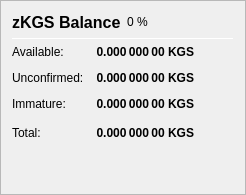
                   <widget class="QFrame" name="frame_ZerocoinBalances">
                    <property name="frameShape">
                     <enum>QFrame::StyledPanel</enum>
                    </property>
                    <property name="frameShadow">
                     <enum>QFrame::Raised</enum>
                    </property>
                    <layout class="QVBoxLayout" name="verticalLayout_7">
                     <item>
                      <layout class="QHBoxLayout" name="horizontalLayout_8" stretch="0,0,0">
                       <item>
                        <widget class="QLabel" name="label_5z_3">
                         <property name="minimumSize">
                          <size>
                           <width>0</width>
                           <height>20</height>
                          </size>
                         </property>
                         <property name="font">
                          <font>
                           <pointsize>12</pointsize>
                           <weight>75</weight>
                           <bold>true</bold>
                          </font>
                         </property>
                         <property name="text">
                          <string>zKGS Balance</string>
                         </property>
                        </widget>
                       </item>
                       <item>
                        <widget class="QLabel" name="labelzKGSPercent">
                         <property name="text">
                          <string notr="true">0 %</string>
                         </property>
                        </widget>
                       </item>
                       <item>
                        <spacer name="horizontalSpacer_11">
                         <property name="orientation">
                          <enum>Qt::Horizontal</enum>
                         </property>
                         <property name="sizeHint" stdset="0">
                          <size>
                           <width>40</width>
                           <height>20</height>
                          </size>
                         </property>
                        </spacer>
                       </item>
                      </layout>
                     </item>
                     <item>
                      <widget class="Line" name="line_ZerocoinBalance">
                       <property name="minimumSize">
                        <size>
                         <width>0</width>
                         <height>1</height>
                        </size>
                       </property>
                       <property name="maximumSize">
                        <size>
                         <width>16777215</width>
                         <height>1</height>
                        </size>
                       </property>
                       <property name="orientation">
                        <enum>Qt::Horizontal</enum>
                       </property>
                      </widget>
                     </item>
                     <item>
                      <layout class="QGridLayout" name="gridLayout_5">
                       <property name="spacing">
                        <number>12</number>
                       </property>
                       <item row="1" column="0">
                        <widget class="QLabel" name="labelzBalanceMatureText">
                         <property name="toolTip">
                          <string>Mature: more than 20 confirmation and more than 1 mint of the same denomination after it was minted.
These zKGS are spendable.</string>
                         </property>
                         <property name="text">
                          <string>Available:</string>
                         </property>
                        </widget>
                       </item>
                       <item row="1" column="1">
                        <widget class="QLabel" name="labelzBalanceMature">
                         <property name="font">
                          <font>
                           <weight>75</weight>
                           <bold>true</bold>
                          </font>
                         </property>
                         <property name="toolTip">
                          <string>Mature: more than 20 confirmation and more than 1 mint of the same denomination after it was minted.
These zKGS are spendable.</string>
                         </property>
                         <property name="text">
                          <string notr="true">0.000 000 00 KGS</string>
                         </property>
                         <property name="alignment">
                          <set>Qt::AlignRight|Qt::AlignTrailing|Qt::AlignVCenter</set>
                         </property>
                        </widget>
                       </item>
                       <item row="2" column="0">
                        <widget class="QLabel" name="labelzBalanceUnconfirmedText">
                         <property name="toolTip">
                          <string>Unconfirmed: less than 20 confirmations
Immature: confirmed, but less than 1 mint of the same denomination after it was minted</string>
                         </property>
                         <property name="text">
                          <string>Unconfirmed:</string>
                         </property>
                        </widget>
                       </item>
                       <item row="2" column="1">
                        <widget class="QLabel" name="labelzBalanceUnconfirmed">
                         <property name="font">
                          <font>
                           <weight>75</weight>
                           <bold>true</bold>
                          </font>
                         </property>
                         <property name="toolTip">
                          <string>Unconfirmed: less than 20 confirmations
Immature: confirmed, but less than 1 mint of the same denomination after it was minted</string>
                         </property>
                         <property name="text">
                          <string notr="true">0.000 000 00 KGS</string>
                         </property>
                         <property name="alignment">
                          <set>Qt::AlignRight|Qt::AlignTrailing|Qt::AlignVCenter</set>
                         </property>
                        </widget>
                       </item>
                       <item row="3" column="0">
                        <widget class="QLabel" name="labelzBalanceImmatureText">
                         <property name="toolTip">
                          <string>Unconfirmed: less than 20 confirmations
Immature: confirmed, but less than 1 mint of the same denomination after it was minted</string>
                         </property>
                         <property name="text">
                          <string>Immature:</string>
                         </property>
                        </widget>
                       </item>
                       <item row="3" column="1">
                        <widget class="QLabel" name="labelzBalanceImmature">
                         <property name="font">
                          <font>
                           <weight>75</weight>
                           <bold>true</bold>
                          </font>
                         </property>
                         <property name="toolTip">
                          <string>Unconfirmed: less than 20 confirmations
Immature: confirmed, but less than 1 mint of the same denomination after it was minted</string>
                         </property>
                         <property name="text">
                          <string notr="true">0.000 000 00 KGS</string>
                         </property>
                         <property name="alignment">
                          <set>Qt::AlignRight|Qt::AlignTrailing|Qt::AlignVCenter</set>
                         </property>
                        </widget>
                       </item>
                       <item row="4" column="0">
                        <widget class="QLabel" name="labelzBalanceText">
                         <property name="toolTip">
                          <string>Your current zKGS balance, unconfirmed and immature zKGS included.</string>
                         </property>
                         <property name="text">
                          <string>Total:</string>
                         </property>
                        </widget>
                       </item>
                       <item row="4" column="1">
                        <widget class="QLabel" name="labelzBalance">
                         <property name="font">
                          <font>
                           <weight>75</weight>
                           <bold>true</bold>
                          </font>
                         </property>
                         <property name="cursor">
                          <cursorShape>IBeamCursor</cursorShape>
                         </property>
                         <property name="toolTip">
                          <string>Your current zKGS balance, unconfirmed and immature zKGS included.</string>
                         </property>
                         <property name="text">
                          <string notr="true">0.000 000 00 KGS</string>
                         </property>
                         <property name="alignment">
                          <set>Qt::AlignRight|Qt::AlignTrailing|Qt::AlignVCenter</set>
                         </property>
                         <property name="textInteractionFlags">
                          <set>Qt::LinksAccessibleByMouse|Qt::TextSelectableByKeyboard|Qt::TextSelectableByMouse</set>
                         </property>
                        </widget>
                       </item>
                       <item row="4" column="2">
                        <spacer name="horizontalSpacer_4">
                         <property name="orientation">
                          <enum>Qt::Horizontal</enum>
                         </property>
                         <property name="sizeHint" stdset="0">
                          <size>
                           <width>40</width>
                           <height>20</height>
                          </size>
                         </property>
                        </spacer>
                       </item>
                      </layout>
                     </item>
                     <item>
                      <spacer name="verticalSpacer_4">
                       <property name="orientation">
                        <enum>Qt::Vertical</enum>
                       </property>
                       <property name="sizeHint" stdset="0">
                        <size>
                         <width>20</width>
                         <height>40</height>
                        </size>
                       </property>
                      </spacer>
                     </item>
                    </layout>
                   </widget>
